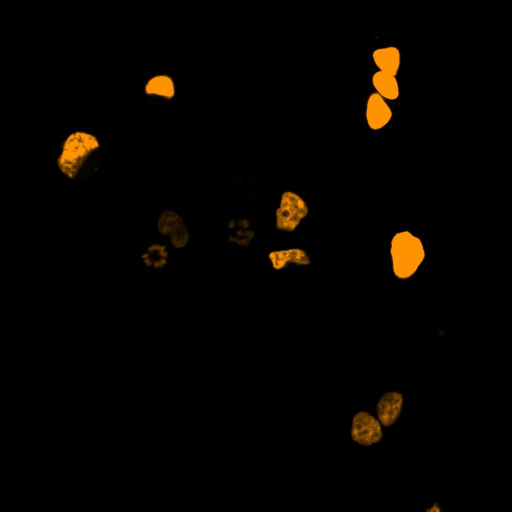
#> input picture frame 6 of hw4-projects/BioKids_Homework4/20220525_Videos_For_Geostat_Project/20220525_Videos_For_Geostat_Project/H2B_CLIP_Vid002.avi, 1024 x 1024 px, given in place of H2B_CLIP_Vid001.avi, which was not available (shown at 1/2 size)
$ jupyter execute GEOMSTATS_PROJECT_BEAUTY_ME.ipynb   (shell and % lines are left out)
#> lines starting #> are read from the running program, lines starting #| are printed output that depends on the picture
[cell 1]
##Packages for segmentation. Pretty positive we do not need anything else but feel free
##To import packages

import os
from PIL import Image
import numpy as np
import pims
from matplotlib import pyplot as plt
from scipy import ndimage
from skimage import measure, color, io, feature, filters
from skimage.segmentation import watershed, active_contour
from skimage.feature import peak_local_max
import skimage.morphology as morphology
from scipy import ndimage as ndi
import skimage
import random
import pandas as pd
import cv2

import matplotlib.pyplot as plt
from mpl_toolkits.mplot3d import Axes3D

import geomstats.backend as gs
import geomstats.datasets.utils as data_utils
from geomstats.geometry.pre_shape import KendallShapeMetric, PreShapeSpace
from geomstats.visualization import KendallDisk, KendallSphere

import pylab

[cell 2]
##Functions for tracker go here
##Add document strings to any function you write please

def get_frames(movie_location):
    vidcap = cv2.VideoCapture(movie_location)
    success,image = vidcap.read()
#> image is the input picture: shape (1024, 1024, 3); mean B, G, R 0.2, 3.3, 5.8
    count = 0

    ##Storage for movie frames
    movie = []
    while success:
        cv2.imwrite("frame%d.jpg" % count, image)     # save frame as JPEG file
        success,image = vidcap.read()
        #print('Read a new frame: ', success)
        if success==False:
            break
        image = cv2.cvtColor(image, cv2.COLOR_BGR2GRAY)
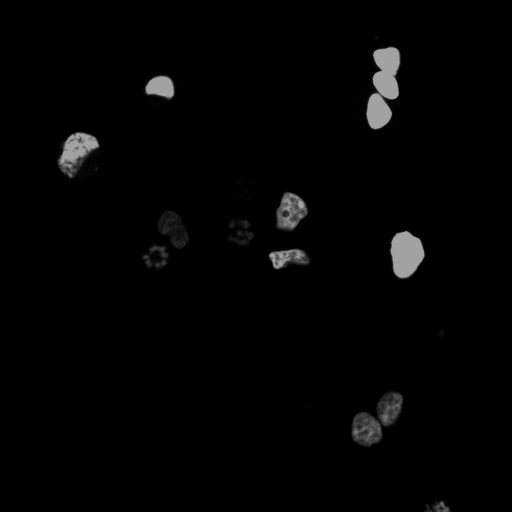
#> image: shape (1024, 1024) (shown at 1/2 size); min 0, max 178, mean 3.8
        movie.append(image)
        count += 1

    ##Change to numpy array
    np.asarray(movie)

    return movie


# [145 lines left out: functions segmentation, get_properties, extract_properties, not called in this run]


$ run again, starting later in the video
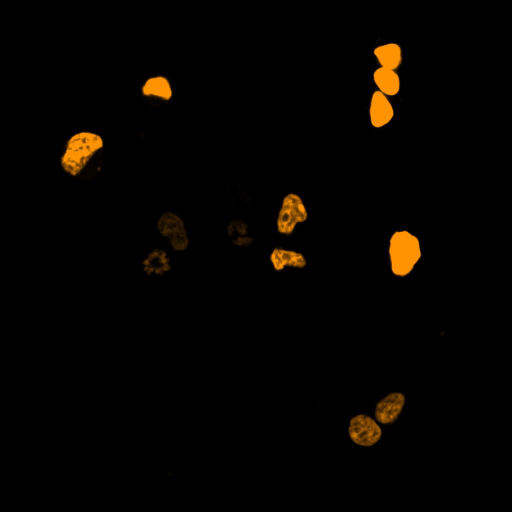
#> input picture frame 27 of hw4-projects/BioKids_Homework4/20220525_Videos_For_Geostat_Project/20220525_Videos_For_Geostat_Project/H2B_CLIP_Vid002.avi, 1024 x 1024 px, given in place of H2B_CLIP_Vid001.avi, which was not available (shown at 1/2 size)
#> in get_frames, image is the input picture: shape (1024, 1024, 3); mean B, G, R 0.2, 3.3, 5.7
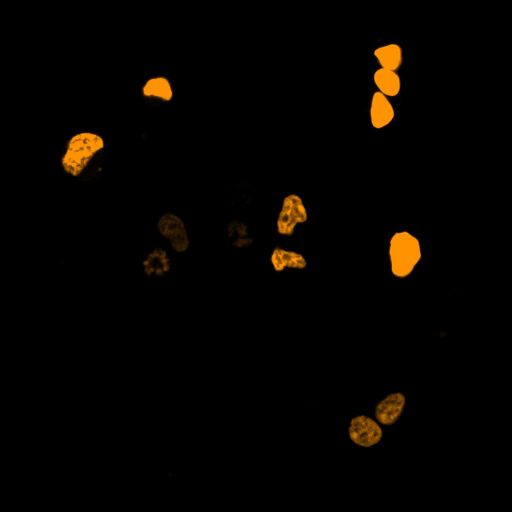
#> input picture frame 28 of hw4-projects/BioKids_Homework4/20220525_Videos_For_Geostat_Project/20220525_Videos_For_Geostat_Project/H2B_CLIP_Vid002.avi, 1024 x 1024 px, given in place of H2B_CLIP_Vid001.avi, which was not available (shown at 1/2 size)
#> in get_frames, image is the input picture: shape (1024, 1024, 3); mean B, G, R 0.2, 3.3, 5.7
#> in get_frames, `image = cv2.cvtColor(image, cv2.COLOR_BGR2GRAY)`:
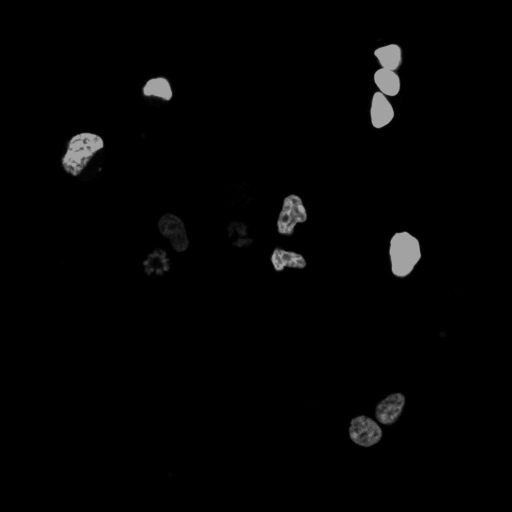
#> image: shape (1024, 1024) (shown at 1/2 size); min 0, max 180, mean 3.7

$ run again, starting later in the video
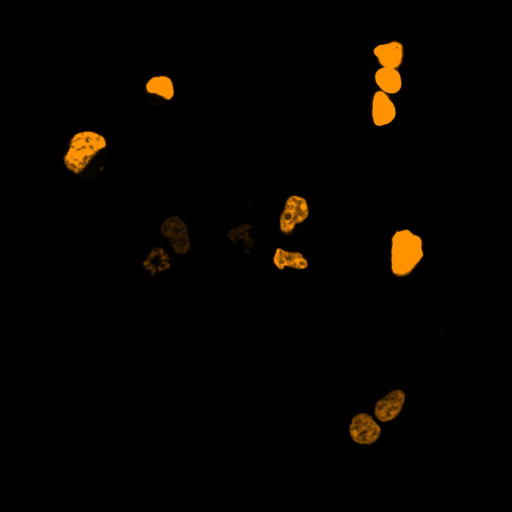
#> input picture frame 48 of hw4-projects/BioKids_Homework4/20220525_Videos_For_Geostat_Project/20220525_Videos_For_Geostat_Project/H2B_CLIP_Vid002.avi, 1024 x 1024 px, given in place of H2B_CLIP_Vid001.avi, which was not available (shown at 1/2 size)
#> in get_frames, image is the input picture: shape (1024, 1024, 3); mean B, G, R 0.2, 3.3, 5.8
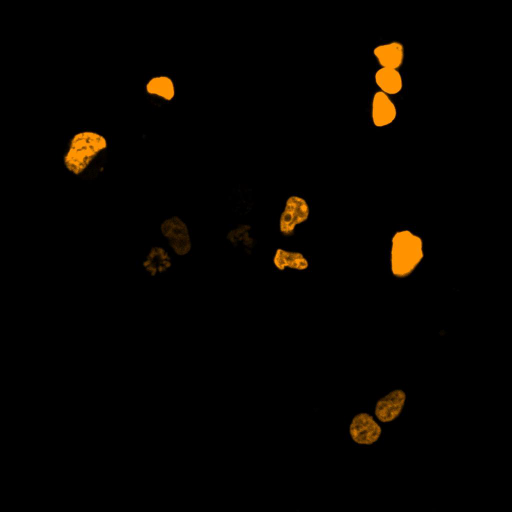
#> input picture frame 49 of hw4-projects/BioKids_Homework4/20220525_Videos_For_Geostat_Project/20220525_Videos_For_Geostat_Project/H2B_CLIP_Vid002.avi, 1024 x 1024 px, given in place of H2B_CLIP_Vid001.avi, which was not available (shown at 1/2 size)
#> in get_frames, image is the input picture: shape (1024, 1024, 3); mean B, G, R 0.2, 3.3, 5.7
#> in get_frames, `image = cv2.cvtColor(image, cv2.COLOR_BGR2GRAY)`:
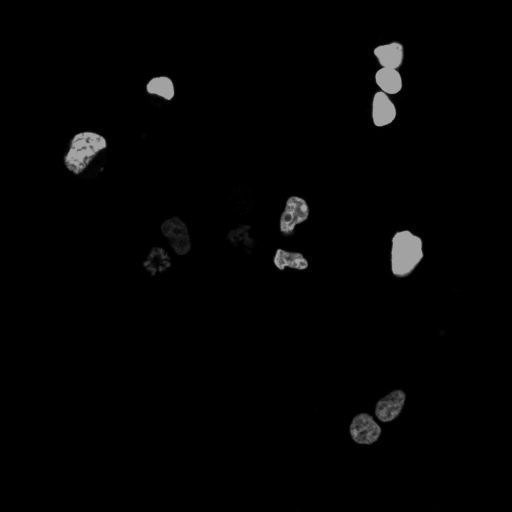
#> image: shape (1024, 1024) (shown at 1/2 size); min 0, max 177, mean 3.7
